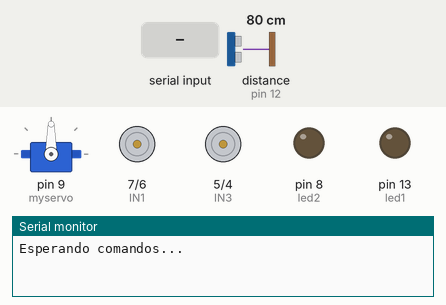
A sketch run on a simulated Arduino Uno, built with avr-gcc and run on an emulated ATmega328P. Shown: servo, motor-driver pin pairs drawn as motors (green arrow = first pin HIGH = forward, orange = second pin HIGH = backward, longer = more drive, scaled by the enable pin), output pins drawn as LEDs (lit = HIGH), the last lines printed to the serial monitor. Inputs (shaded band) come from the test bench; at power-on: distance to the obstacle (sensor on pin 12) 80 cm. The echo pulse lasts 58.3 µs per cm; pins used as bus, display or sensor lines are not drawn.

Above: at 1.2 s.
1.3 s: "1" received over Serial
At 2.0 s:
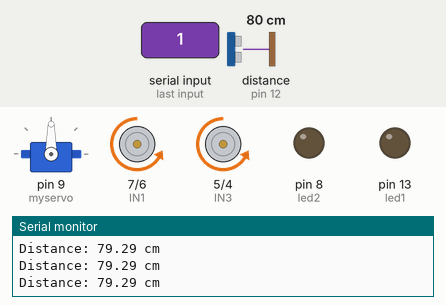
2.9 s: distance to the obstacle (sensor on pin 12) set to 37 cm
5.9 s: distance to the obstacle (sensor on pin 12) set to 32 cm
At 8.8 s:
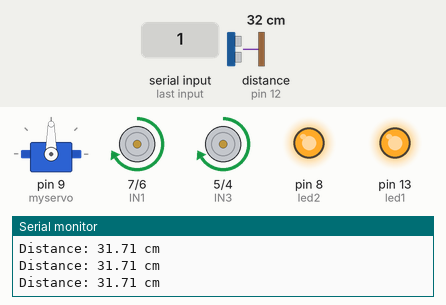
8.9 s: distance to the obstacle (sensor on pin 12) set to 60 cm
At 10.6 s:
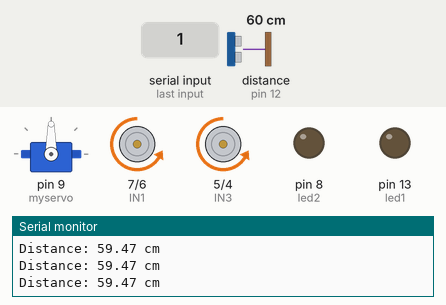
11.3 s: distance to the obstacle (sensor on pin 12) set to 2 cm
At 12.9 s:
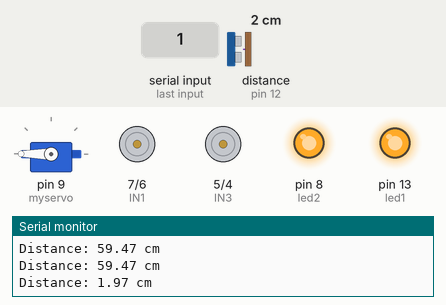
Timing chart, 0 to 15.3 s (numbered marks = the images above; inputs shaded):
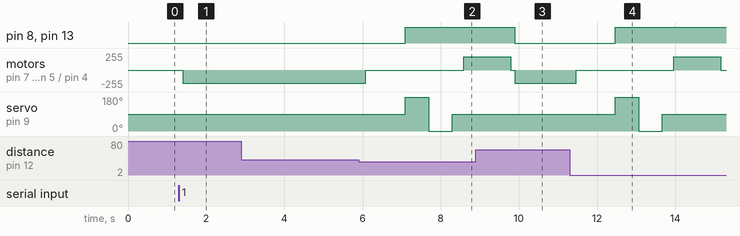

Measured:
- the behaviour switches between 36 and 35 cm on distance to the obstacle (sensor on pin 12) (found by bisection; images 1 and 2)
- after the input at 1.3 s, motor on pin 7 (IN1) / pin 6 (IN2), motor on pin 5 (IN3) / pin 4 (IN4): stopped → backward 200/255 after 0.11 s
- after the input at 5.9 s, pin 8 (led2), pin 13 (led1): LOW → HIGH after 1.2 s; motor on pin 7 (IN1) / pin 6 (IN2), motor on pin 5 (IN3) / pin 4 (IN4): backward 200/255 → stopped after 0.19 s, → forward 200/255 2.5 s later; servo on pin 9 (myservo): 90° → 180° after 1.2 s, → 0° 0.60 s later, → 90° 0.60 s later
- after the input at 8.9 s, pin 8 (led2), pin 13 (led1): HIGH → LOW after 1.0 s; servo on pin 9 (myservo): stays 90° (without the input it goes to 180° after 2.0 s)
- after the input at 11.3 s, pin 8 (led2), pin 13 (led1): LOW → HIGH after 1.2 s; motor on pin 7 (IN1) / pin 6 (IN2), motor on pin 5 (IN3) / pin 4 (IN4): backward 200/255 → stopped after 0.16 s, → forward 200/255 2.5 s later, → stopped 1.2 s later; servo on pin 9 (myservo): 90° → 180° after 1.2 s, → 0° 0.60 s later, → 90° 0.60 s later

The sketch:

Pratica_RoboCarrinho_03.ino
```cpp
#include <Servo.h>
#define TXpin 1
#define RXpin 0

//sensor ultrassônico
int led1 = 13;
int led2 = 8;
int echo = 12;
int trig = 3;

//servo motor
Servo myservo;
float dist;
long duration;
char cha;
// pinos de saída para os motores
#define IN1 7  //controle motor 1
#define IN2 6
#define IN3 5 // controle motor 2
#define IN4 4

// pinos para velocidade dos motores
#define ENA 10
#define ENB 11

void setup() {
  Serial.begin(9600);
  pinMode(13, OUTPUT);
  pinMode(8, OUTPUT);
  pinMode(IN1, OUTPUT);
  pinMode(IN2, OUTPUT);
  pinMode(IN3, OUTPUT);
  pinMode(IN4, OUTPUT);
  pinMode(ENA, OUTPUT);
  pinMode(ENB, OUTPUT);

  pinMode(trig, OUTPUT);
  pinMode(echo, INPUT);
  myservo.attach(9);

  // velocidade dos motores, entre 0 e 255
  analogWrite(ENA, 200);
  analogWrite(ENB, 200);

  myservo.write(90);
  Serial.println("Esperando comandos...");
}

float lerDist() {
  digitalWrite(trig, LOW);
  delayMicroseconds(2);
  digitalWrite(trig, HIGH);
  delayMicroseconds(10);
  digitalWrite(trig, LOW);

  float duration = pulseIn(echo, HIGH);
  float distance = duration * 0.034 / 2;

  Serial.print("Distance: ");
  Serial.print(distance);
  Serial.println(" cm");
  delay(100);

  return distance;
}

void front() {
  digitalWrite(IN1, LOW);
  digitalWrite(IN2, HIGH);
  digitalWrite(IN3, LOW);
  digitalWrite(IN4, HIGH);
}

void right() {
  digitalWrite(IN1, LOW);
  digitalWrite(IN2, HIGH);
  digitalWrite(IN3, LOW);
  digitalWrite(IN4, LOW);
}

void left() {
  digitalWrite(IN1, LOW);
  digitalWrite(IN2, LOW);
  digitalWrite(IN3, LOW);
  digitalWrite(IN4, HIGH);
}

void back() {
  digitalWrite(IN1, HIGH);
  digitalWrite(IN2, LOW);
  digitalWrite(IN3, HIGH);
  digitalWrite(IN4, LOW);
}

void stop() {
  digitalWrite(IN1, LOW);
  digitalWrite(IN2, LOW);
  digitalWrite(IN3, LOW);
  digitalWrite(IN4, LOW);

}

void loop() {
  if (Serial.available()) {
    cha = Serial.read();
  }

  if (cha == '1') {
    dist = lerDist();
    if (dist > 35) {
      digitalWrite(led1, LOW);
      digitalWrite(led2, LOW);
      front();
    } else {
      stop();
      delay(1000);
      digitalWrite(led1, HIGH);
      digitalWrite(led2, HIGH);

      // Olha para a esquerda
      myservo.write(180); // esquerda (~150 graus)
      delay(500);
      dist = lerDist();

      if (dist > 50) {
        myservo.write(90); // centraliza
        delay(300);
        left();
        delay(600);
        stop();
      } else {
        // Olha para a direita
        myservo.write(0); // direita (~30 graus)
        delay(500);
        dist = lerDist();

        if (dist > 50) {
          myservo.write(90); // centraliza
          delay(300);
          right();
          delay(700);
          stop();
        } else {
          // Nenhum caminho livre, gira 180°
          myservo.write(90); // centraliza
          delay(300);
          back();
          delay(1200);
          stop();
        }
      }
    }
  } else if (cha == '0') {
    stop();
    digitalWrite(led1, LOW);
    digitalWrite(led2, LOW);
  }
}
```
